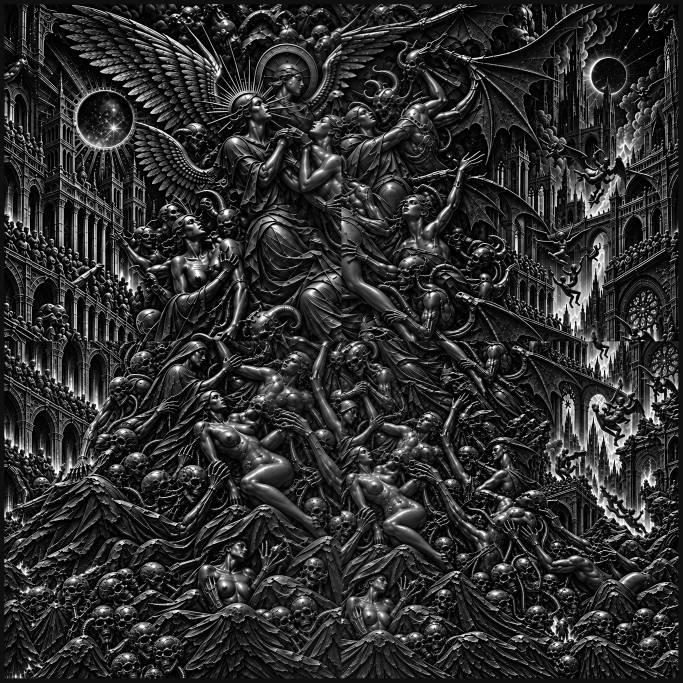
#> input picture outputs/single/demiurge_single_800mm_architecture_depth_enhanced_grayscale.png, 2048 x 2048 px (shown at 1/3 size)
$ python blend_depthcarve_map.py
#> lines starting #> are read from the running program, lines starting #| are printed output that depends on the picture
from pathlib import Path

import numpy as np
from PIL import Image


ROOT = Path(__file__).resolve().parents[1]
SOURCE = ROOT / "outputs" / "single" / "demiurge_single_800mm_architecture_depth_enhanced_grayscale.png"
DEPTH_MAP = ROOT / "assets" / "references" / "depthcarve-depth-map-8bit_1.png"
OUTPUT = ROOT / "outputs" / "single" / "demiurge_single_800mm_depthcarve_blended_grayscale.png"

LOW_Z = 16
BORDER_PX = 13


def main() -> None:
    base_image = Image.open(SOURCE).convert("L")
#> base_image is the input picture: PIL image 2048x2048 L; min 0, max 255, mean 46.6
    depth_image = Image.open(DEPTH_MAP).convert("L")
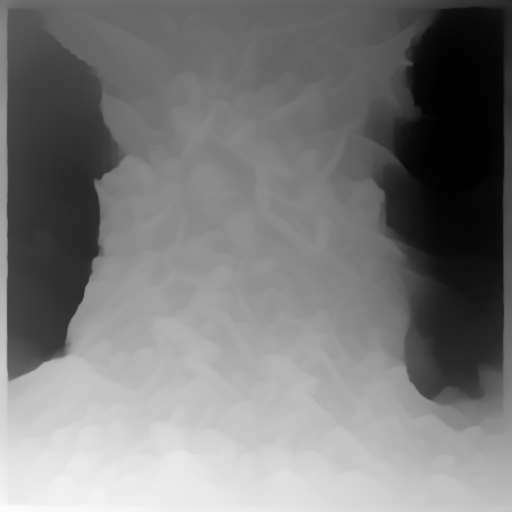
#> input picture assets/references/depthcarve-depth-map-8bit_1.png, 512 x 512 px
#> depth_image is the input picture: PIL image 512x512 L; min 0, max 253, mean 121.7
    if base_image.size != (2048, 2048):
        raise ValueError(f"Expected 2048x2048 base image, got {base_image.size}")

    interior_box = (BORDER_PX, BORDER_PX, 2048 - BORDER_PX, 2048 - BORDER_PX)
    base_interior = np.asarray(base_image.crop(interior_box), dtype=np.float32)
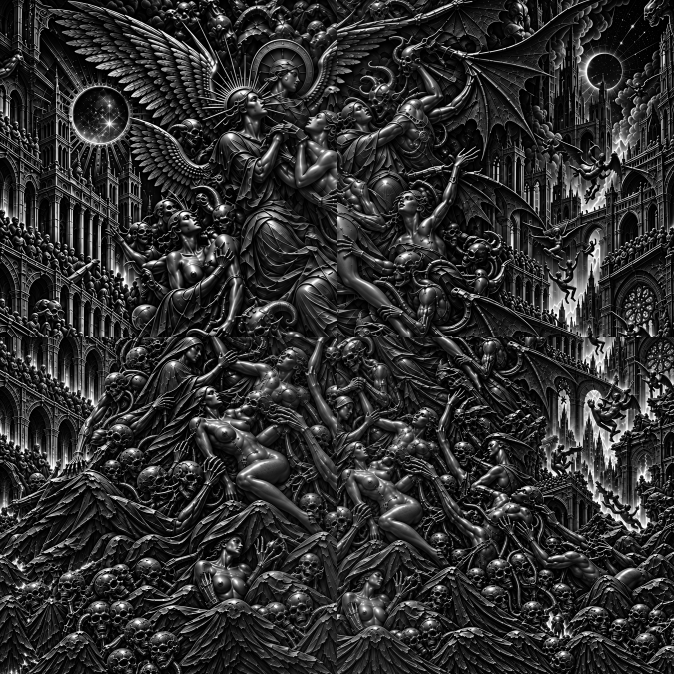
#> base_interior: shape (2022, 2022) float32 (shown at 1/3 size); min 0, max 255, mean 47.4
    depth = np.asarray(depth_image.resize(base_interior.shape[::-1], Image.Resampling.LANCZOS), dtype=np.float32)

    # Convert the supplied map into a restrained, centered low-frequency field.
    # This adds broad relief variation without replacing the artwork detail.
    centered = (depth - float(depth.mean())) / max(float(depth.std()), 1.0)
    depth_delta = np.clip(centered, -2.0, 2.0) * 12.0

    width = base_interior.shape[1]
#> width = 2022
    x = np.arange(width, dtype=np.float32) / (width - 1)
#> x = 2022 values from 0 to 1
    left = np.clip((0.44 - x) / 0.12, 0.0, 1.0)
    right = np.clip((x - 0.56) / 0.12, 0.0, 1.0)
#> right = 2022 values from 0 to 1
    side_weight = np.maximum(left, right)[None, :]
    result_interior = np.clip(base_interior + depth_delta * side_weight * 0.85, 0.0, 255.0).astype(np.uint8)

    result = Image.new("L", base_image.size, LOW_Z)
#> result: PIL image 2048x2048 L; every value is 16
    result.paste(Image.fromarray(result_interior, mode="L"), (BORDER_PX, BORDER_PX))
    result.save(OUTPUT, format="PNG", dpi=(2.56 * 25.4, 2.56 * 25.4))

    assert result.mode == "L" and result.size == (2048, 2048)
    assert all(value == LOW_Z for value in result.crop((0, 0, 2048, BORDER_PX)).getdata())
    assert all(value == LOW_Z for value in result.crop((0, 2048 - BORDER_PX, 2048, 2048)).getdata())
    assert all(value == LOW_Z for value in result.crop((0, 0, BORDER_PX, 2048)).getdata())
    assert all(value == LOW_Z for value in result.crop((2048 - BORDER_PX, 0, 2048, 2048)).getdata())


if __name__ == "__main__":
    main()
